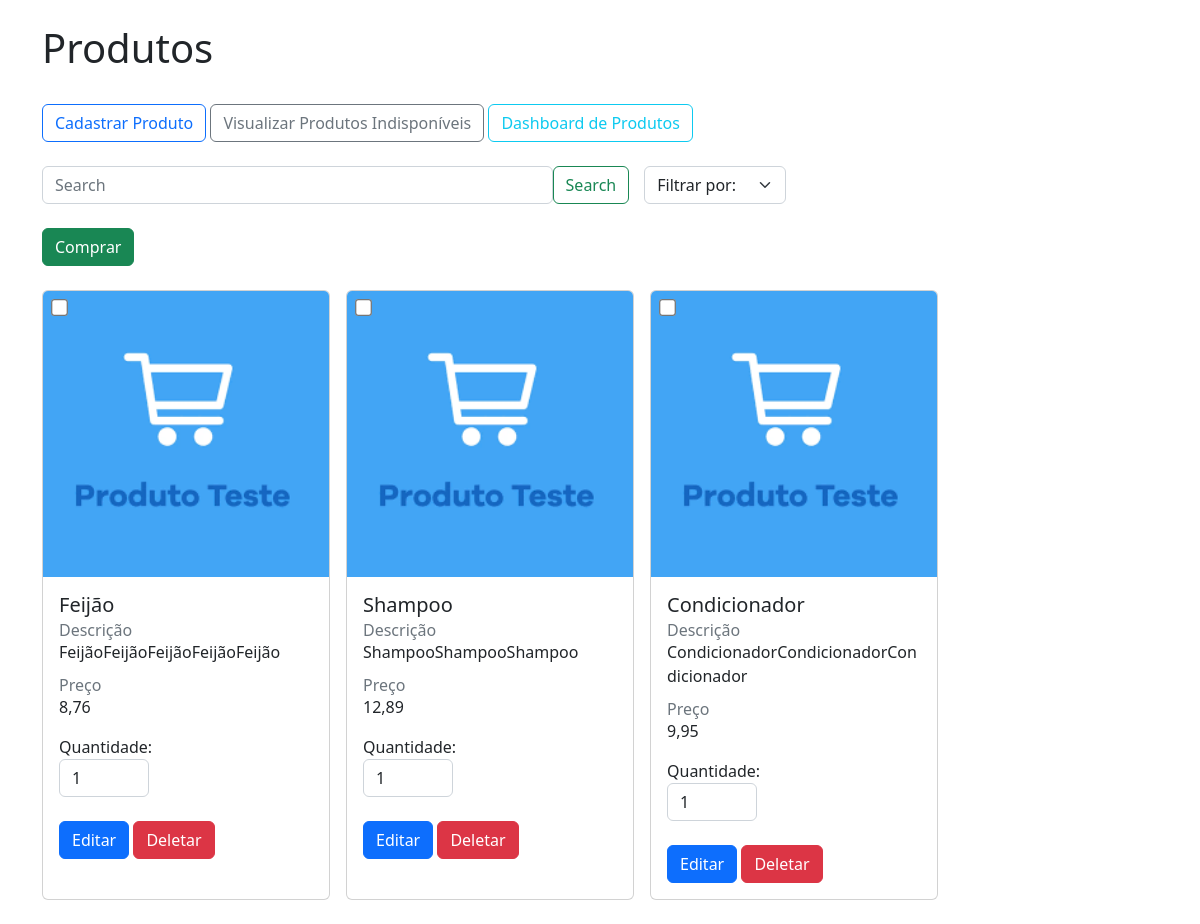
/produtos/, run on the app's committed database.
### crm/models.py (models this page shows, shortened)
class Produto(models.Model):
    nome = models.CharField(max_length=50)
    descricao = models.TextField()
    preco = models.DecimalField(max_digits=10, decimal_places=2)
    qtd_estoque = models.IntegerField()
    ativo = models.BooleanField()
    data_criacao = models.DateTimeField(auto_now_add=True)
    data_atualizacao = models.DateTimeField(auto_now=True)

### crm/views.py (the view)
# urls.py: path('', lambda request: redirect('view_produtos'))
def view_produtos(request):
    produtos = Produto.objects.all()
    if request.method == 'GET':
        filtro = request.GET.get('filter')
        search_input = request.GET.get('search-input')
        try:
            if filtro and search_input:
                if filtro == 'name':
                    produtos = produtos.filter(nome__icontains=search_input)
                elif filtro == 'preco':
                    produtos = produtos.filter(preco=Decimal(search_input))
        except:
            add_message(request, constants.ERROR, "Erro ao tentar filtrar o produto!")
            return redirect('view_produtos')
        if request.GET.get('view_indisponivel'):
            return render(request, 'view_produtos.html', {'produtos': produtos.filter(ativo=False)})
        return render(request, 'view_produtos.html', {'produtos': produtos.filter(ativo=True)})

### crm/templates/view_produtos.html (shortened to what this page needs)
{% extends "base.html" %}
{% load static %}
{% block 'body' %}
<div class="container">
    <br>
    <h1>Produtos</h1>
    <br>
    <a href="{% url 'cadastro_produto' %}" class="btn btn-outline-primary">Cadastrar Produto</a>
    <a href="{% url 'view_produtos' %}?view_indisponivel=true" class="btn btn-outline-secondary">Visualizar Produtos Indisponíveis</a>
    <a href="{% url 'dashboard_produtos' %}" class="btn btn-outline-info">Dashboard de Produtos</a>
    <br>
    <br>
    <div class="col-8">
        <form class="d-flex">
            <input class="form-control" type="search" placeholder="Search" aria-label="Search" name="search-input" id="search">
            <button class="btn btn-outline-success" type="submit">Search</button>
            <select class="form-select" name="filter" style="margin-left: 15px; width: 25%;" aria-label="Default select example" required>
                <option selected>Filtrar por:</option>
            </select>
        </form>
    </div>
    <br>
    <form method="POST" action="{% url 'comprar_produtos' %}">
        <button type="submit" class="btn btn-success d-flex justify-content-end">Comprar</button>
        <br>
        <div class="d-flex flex-wrap gap-3">
            {% for produto in produtos %}
                <div class="card" style="width: 18rem; position: relative;">
                    <input type="checkbox"
                        name="produtos_selecionados"
                        value="{{ produto.id }}"
                        style="position: absolute; top: 10px; left: 10px; transform: scale(1.3); z-index: 1;">
                    <img src="{% static 'img/card-default.png' %}" class="card-img-top" alt="imagem de produto">
                    <div class="card-body">
                        <h5 class="card-title">{{ produto.nome }}</h5>
                        <h6 class="card-subtitle text-muted">Descrição</h6>
                        <p class="card-text">{{ produto.descricao }}</p>
                        <h6 class="card-subtitle text-muted">Preço</h6>
                        <p class="card-text">{{ produto.preco }}</p>
                        <label for="qtd_{{ produto.id }}">Quantidade:</label>
                        <input type="number"
                           name="quantidade_{{ produto.id }}"
                           id="qtd_{{ produto.id }}"
                           class="form-control"
                           style="width: 90px;"
                           value="1"
                           min="1"
                           max="{{ produto.qtd_estoque }}"
                           required>
                        <br>
                        <a href="{% url 'editar_produto' produto.id %}" class="btn btn-primary">Editar</a>
                        <a href="{% url 'deletar_produto' produto.id %}" class="btn btn-danger">Deletar</a>
                    </div>
                </div>
            {% endfor %}
        </div>
        <br>
    </form>
</div>
{% endblock 'body' %}

### data on the page
Produto: nome "Feijão", descricao "FeijãoFeijãoFeijãoFeijãoFeijão", preco "8,76"
Produto: nome "Shampoo", descricao "ShampooShampooShampoo", preco "12,89"
Produto: nome "Condicionador", descricao "CondicionadorCondicionadorCondicionador", preco "9,95"
